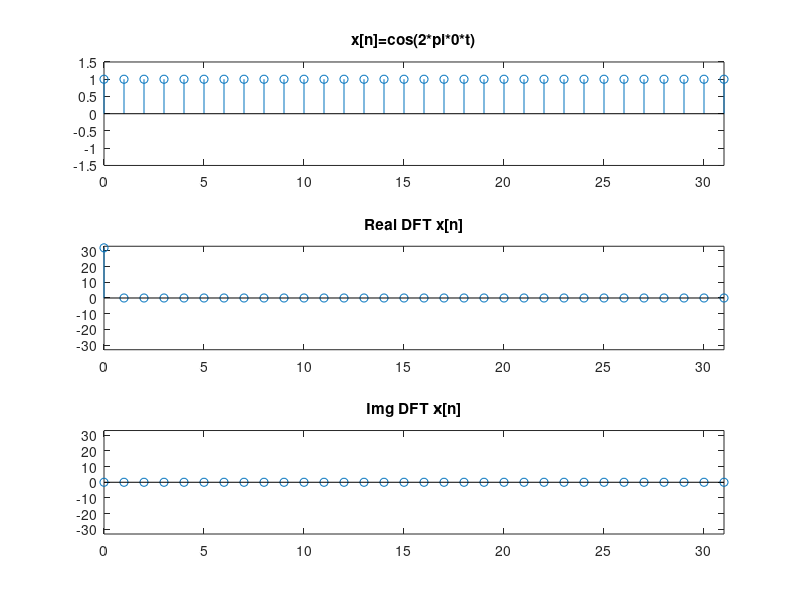
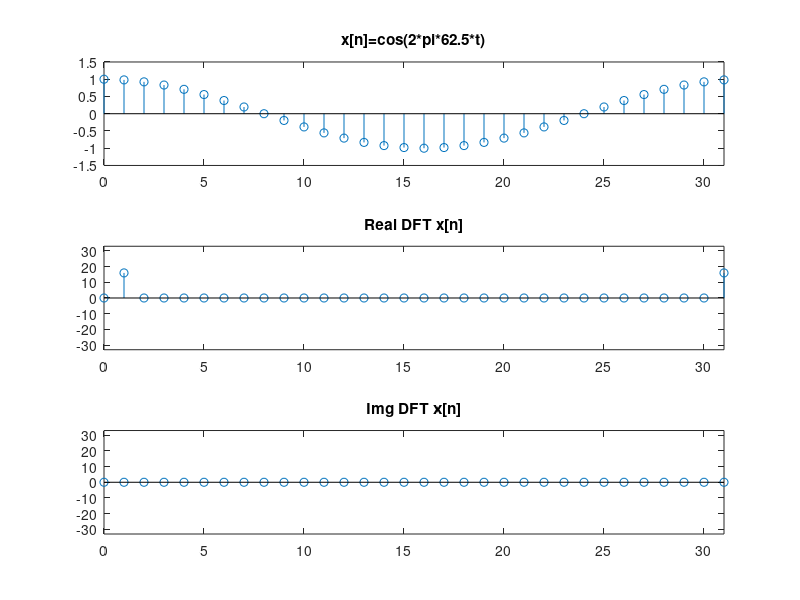
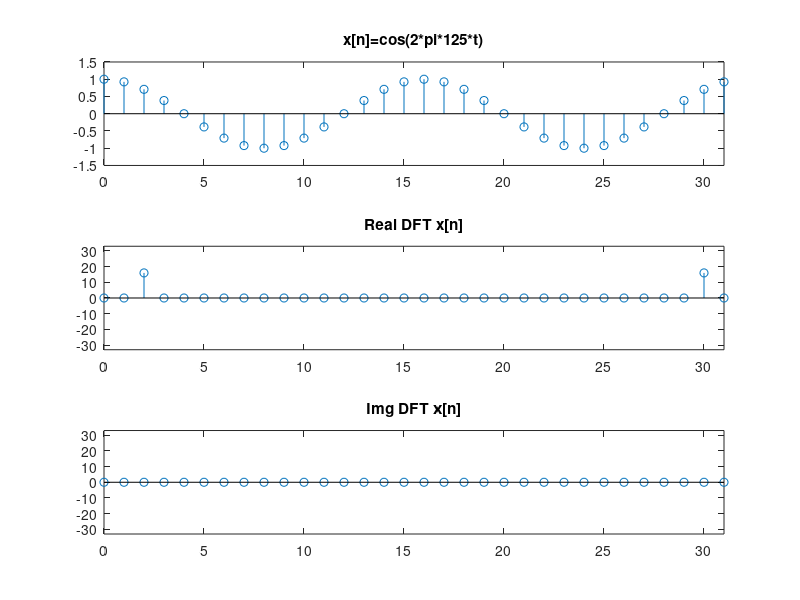
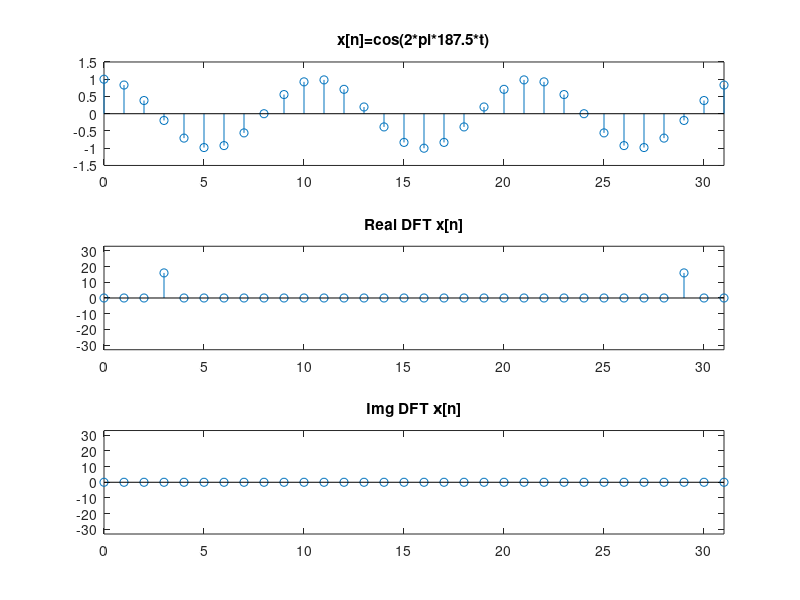

Source code (MATLAB) for these figures, in order:
pkg load control
pkg load signal
k=0:31;
Tm=1/2000;
n=0:31;

for m=0:32 #Obtiene la fft para 33 señales coseno diferentes (en ω)
  x=cos(2*pi*m*62.5*n*Tm); # n * Tm es el tiempo, m * 62.5 es la frecuencia (ω)
  X=fft(x)
  subplot(3,1,1); #Senial muestreada
    stem(k,x)
    titulo=sprintf("x[n]=cos(2*pi*%d*t)",62.5*m);
    title(titulo);
    axis([0,31,-1.5,1.5]);
  subplot(3,1,2); #Parte real de la senial muestreada
    stem(k,real(X));
    title("Real DFT x[n]");
    axis([0,31,-33,33]);
  subplot(3,1,3); #Parte imaginaria de la senial muestreada
    stem(k,imag(X));
    title("Img DFT x[n]");
    axis([0,31,-33,33]);
  nombre=sprintf("Figura%02d.jpg",m);
  print(nombre)
end
